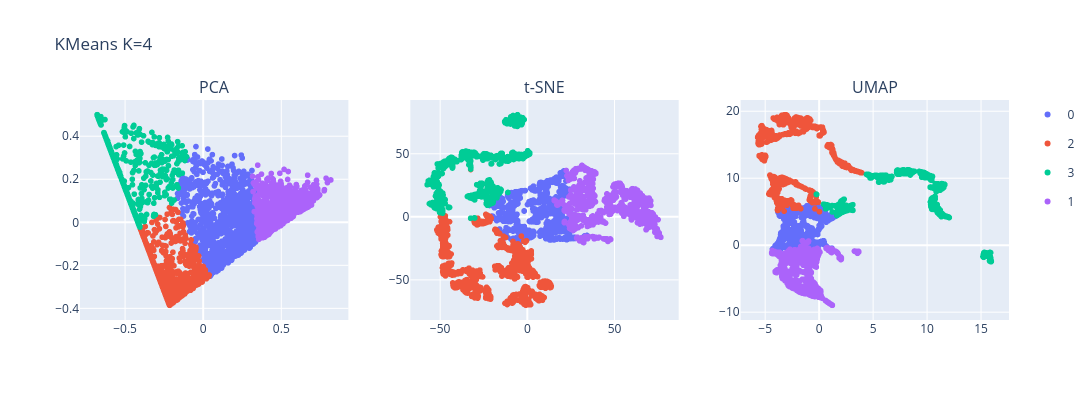

Notebook code for this chart:
### Code cell
# Utilice la siguiente función para graficar k-means. kmeans_labels = clusters obtenidos por k-means.
plot_dim_reductions(pca_proj, tsne_proj, umap_proj, name="KMeans K=4", colors=kmeans_labels)

### Figure 1 — Plotly figure (JSON) as saved in the notebook; plotly's stock layout.template omitted (floating-point values rounded to 4 significant figures; data arrays with more than 128 entries replaced by an {"elided": "..."} marker saying what was removed)
{"data": [{"hovertemplate": "color=0<br>x=%{x}<br>y=%{y}<extra></extra>", "legendgroup": "0", "marker": {"color": "#636efa", "symbol": "circle"}, "mode": "markers", "name": "0", "showlegend": true, "type": "scattergl", "x": {"elided": "998 float values"}, "xaxis": "x", "y": {"elided": "998 float values"}, "yaxis": "y"}, {"hovertemplate": "color=2<br>x=%{x}<br>y=%{y}<extra></extra>", "legendgroup": "2", "marker": {"color": "#EF553B", "symbol": "circle"}, "mode": "markers", "name": "2", "showlegend": true, "type": "scattergl", "x": {"elided": "1278 float values"}, "xaxis": "x", "y": {"elided": "1278 float values"}, "yaxis": "y"}, {"hovertemplate": "color=3<br>x=%{x}<br>y=%{y}<extra></extra>", "legendgroup": "3", "marker": {"color": "#00cc96", "symbol": "circle"}, "mode": "markers", "name": "3", "showlegend": true, "type": "scattergl", "x": {"elided": "913 float values"}, "xaxis": "x", "y": {"elided": "913 float values"}, "yaxis": "y"}, {"hovertemplate": "color=1<br>x=%{x}<br>y=%{y}<extra></extra>", "legendgroup": "1", "marker": {"color": "#ab63fa", "symbol": "circle"}, "mode": "markers", "name": "1", "showlegend": true, "type": "scattergl", "x": {"elided": "1125 float values"}, "xaxis": "x", "y": {"elided": "1125 float values"}, "yaxis": "y"}, {"hovertemplate": "color=0<br>x=%{x}<br>y=%{y}<extra></extra>", "legendgroup": "0", "marker": {"color": "#636efa", "symbol": "circle"}, "mode": "markers", "name": "0", "showlegend": false, "type": "scattergl", "x": {"elided": "998 float values"}, "xaxis": "x2", "y": {"elided": "998 float values"}, "yaxis": "y2"}, {"hovertemplate": "color=2<br>x=%{x}<br>y=%{y}<extra></extra>", "legendgroup": "2", "marker": {"color": "#EF553B", "symbol": "circle"}, "mode": "markers", "name": "2", "showlegend": false, "type": "scattergl", "x": {"elided": "1278 float values"}, "xaxis": "x2", "y": {"elided": "1278 float values"}, "yaxis": "y2"}, {"hovertemplate": "color=3<br>x=%{x}<br>y=%{y}<extra></extra>", "legendgroup": "3", "marker": {"color": "#00cc96", "symbol": "circle"}, "mode": "markers", "name": "3", "showlegend": false, "type": "scattergl", "x": {"elided": "913 float values"}, "xaxis": "x2", "y": {"elided": "913 float values"}, "yaxis": "y2"}, {"hovertemplate": "color=1<br>x=%{x}<br>y=%{y}<extra></extra>", "legendgroup": "1", "marker": {"color": "#ab63fa", "symbol": "circle"}, "mode": "markers", "name": "1", "showlegend": false, "type": "scattergl", "x": {"elided": "1125 float values"}, "xaxis": "x2", "y": {"elided": "1125 float values"}, "yaxis": "y2"}, {"hovertemplate": "color=0<br>x=%{x}<br>y=%{y}<extra></extra>", "legendgroup": "0", "marker": {"color": "#636efa", "symbol": "circle"}, "mode": "markers", "name": "0", "showlegend": false, "type": "scattergl", "x": {"elided": "998 float values"}, "xaxis": "x3", "y": {"elided": "998 float values"}, "yaxis": "y3"}, {"hovertemplate": "color=2<br>x=%{x}<br>y=%{y}<extra></extra>", "legendgroup": "2", "marker": {"color": "#EF553B", "symbol": "circle"}, "mode": "markers", "name": "2", "showlegend": false, "type": "scattergl", "x": {"elided": "1278 float values"}, "xaxis": "x3", "y": {"elided": "1278 float values"}, "yaxis": "y3"}, {"hovertemplate": "color=3<br>x=%{x}<br>y=%{y}<extra></extra>", "legendgroup": "3", "marker": {"color": "#00cc96", "symbol": "circle"}, "mode": "markers", "name": "3", "showlegend": false, "type": "scattergl", "x": {"elided": "913 float values"}, "xaxis": "x3", "y": {"elided": "913 float values"}, "yaxis": "y3"}, {"hovertemplate": "color=1<br>x=%{x}<br>y=%{y}<extra></extra>", "legendgroup": "1", "marker": {"color": "#ab63fa", "symbol": "circle"}, "mode": "markers", "name": "1", "showlegend": false, "type": "scattergl", "x": {"elided": "1125 float values"}, "xaxis": "x3", "y": {"elided": "1125 float values"}, "yaxis": "y3"}], "layout": {"annotations": [{"font": {"size": 16}, "showarrow": false, "text": "PCA", "x": 0.1444, "xanchor": "center", "xref": "paper", "y": 1, "yanchor": "bottom", "yref": "paper"}, {"font": {"size": 16}, "showarrow": false, "text": "t-SNE", "x": 0.5, "xanchor": "center", "xref": "paper", "y": 1, "yanchor": "bottom", "yref": "paper"}, {"font": {"size": 16}, "showarrow": false, "text": "UMAP", "x": 0.8556, "xanchor": "center", "xref": "paper", "y": 1, "yanchor": "bottom", "yref": "paper"}], "height": 400, "title": {"text": "KMeans K=4"}, "width": 1200, "xaxis": {"anchor": "y", "domain": [0, 0.2889]}, "xaxis2": {"anchor": "y2", "domain": [0.3556, 0.6444]}, "xaxis3": {"anchor": "y3", "domain": [0.7111, 1]}, "yaxis": {"anchor": "x", "domain": [0, 1]}, "yaxis2": {"anchor": "x2", "domain": [0, 1]}, "yaxis3": {"anchor": "x3", "domain": [0, 1]}}}
